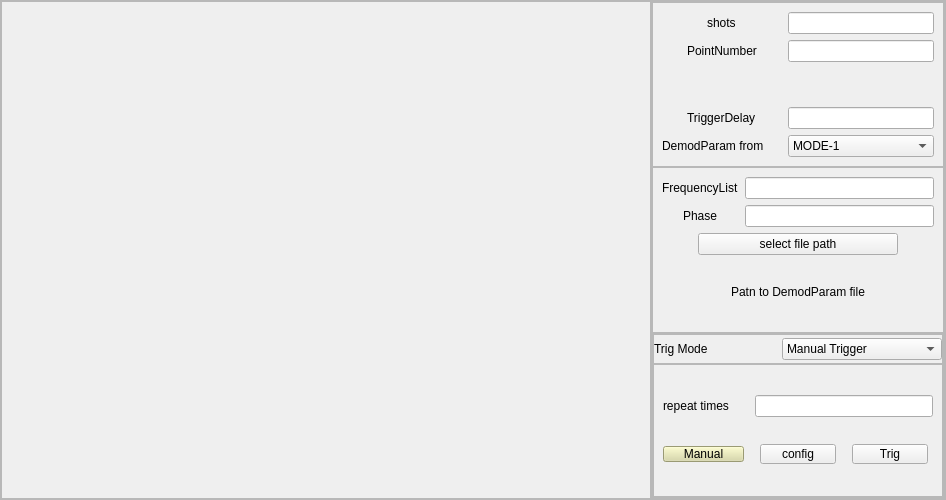
     <widget class="QWidget" name="tab_2">
      <attribute name="title">
       <string>probe-0</string>
      </attribute>
      <layout class="QGridLayout" name="gridLayout_9">
       <property name="leftMargin">
        <number>0</number>
       </property>
       <property name="topMargin">
        <number>0</number>
       </property>
       <property name="rightMargin">
        <number>0</number>
       </property>
       <property name="bottomMargin">
        <number>0</number>
       </property>
       <property name="spacing">
        <number>0</number>
       </property>
       <item row="0" column="0">
        <widget class="QFrame" name="frame_39">
         <property name="sizePolicy">
          <sizepolicy hsizetype="Expanding" vsizetype="Expanding">
           <horstretch>0</horstretch>
           <verstretch>0</verstretch>
          </sizepolicy>
         </property>
         <property name="minimumSize">
          <size>
           <width>946</width>
           <height>500</height>
          </size>
         </property>
         <property name="frameShape">
          <enum>QFrame::StyledPanel</enum>
         </property>
         <property name="frameShadow">
          <enum>QFrame::Raised</enum>
         </property>
         <layout class="QHBoxLayout" name="horizontalLayout_28">
          <property name="spacing">
           <number>0</number>
          </property>
          <property name="leftMargin">
           <number>0</number>
          </property>
          <property name="topMargin">
           <number>0</number>
          </property>
          <property name="rightMargin">
           <number>0</number>
          </property>
          <property name="bottomMargin">
           <number>0</number>
          </property>
          <item>
           <widget class="QFrame" name="frame_40">
            <property name="minimumSize">
             <size>
              <width>650</width>
              <height>0</height>
             </size>
            </property>
            <property name="frameShape">
             <enum>QFrame::StyledPanel</enum>
            </property>
            <property name="frameShadow">
             <enum>QFrame::Raised</enum>
            </property>
            <layout class="QGridLayout" name="gridLayout_4">
             <item row="2" column="2">
              <widget class="QWidget" name="page10" native="true"/>
             </item>
             <item row="0" column="1">
              <widget class="QWidget" name="page1" native="true">
               <property name="minimumSize">
                <size>
                 <width>120</width>
                 <height>0</height>
                </size>
               </property>
              </widget>
             </item>
             <item row="0" column="2">
              <widget class="QWidget" name="page2" native="true">
               <property name="minimumSize">
                <size>
                 <width>120</width>
                 <height>0</height>
                </size>
               </property>
              </widget>
             </item>
             <item row="2" column="1">
              <widget class="QWidget" name="page9" native="true"/>
             </item>
             <item row="0" column="0">
              <widget class="QWidget" name="page0" native="true">
               <property name="minimumSize">
                <size>
                 <width>120</width>
                 <height>0</height>
                </size>
               </property>
              </widget>
             </item>
             <item row="1" column="0">
              <widget class="QWidget" name="page2_2" native="true"/>
             </item>
             <item row="1" column="1">
              <widget class="QWidget" name="page6" native="true"/>
             </item>
             <item row="1" column="3">
              <widget class="QWidget" name="page7" native="true"/>
             </item>
             <item row="2" column="3">
              <widget class="QWidget" name="page11" native="true"/>
             </item>
             <item row="2" column="0">
              <widget class="QWidget" name="page8" native="true"/>
             </item>
             <item row="1" column="2">
              <widget class="QWidget" name="page6_2" native="true"/>
             </item>
            </layout>
           </widget>
          </item>
          <item>
           <widget class="QFrame" name="frame_41">
            <property name="minimumSize">
             <size>
              <width>288</width>
              <height>0</height>
             </size>
            </property>
            <property name="frameShape">
             <enum>QFrame::StyledPanel</enum>
            </property>
            <property name="frameShadow">
             <enum>QFrame::Raised</enum>
            </property>
            <layout class="QVBoxLayout" name="verticalLayout_9">
             <property name="spacing">
              <number>0</number>
             </property>
             <property name="leftMargin">
              <number>0</number>
             </property>
             <property name="topMargin">
              <number>0</number>
             </property>
             <property name="rightMargin">
              <number>0</number>
             </property>
             <property name="bottomMargin">
              <number>0</number>
             </property>
             <item>
              <widget class="QFrame" name="frame_42">
               <property name="frameShape">
                <enum>QFrame::StyledPanel</enum>
               </property>
               <property name="frameShadow">
                <enum>QFrame::Raised</enum>
               </property>
               <layout class="QGridLayout" name="gridLayout_5">
                <item row="1" column="0" alignment="Qt::AlignHCenter">
                 <widget class="QLabel" name="label_4">
                  <property name="text">
                   <string>PointNumber</string>
                  </property>
                 </widget>
                </item>
                <item row="1" column="1">
                 <widget class="QLineEdit" name="PointNumber"/>
                </item>
                <item row="4" column="1">
                 <widget class="QComboBox" name="comboBox_3">
                  <item>
                   <property name="text">
                    <string>MODE-1</string>
                   </property>
                  </item>
                 </widget>
                </item>
                <item row="3" column="1">
                 <widget class="QLineEdit" name="teiggerdelay"/>
                </item>
                <item row="4" column="0">
                 <widget class="QLabel" name="label_5">
                  <property name="text">
                   <string>DemodParam from</string>
                  </property>
                 </widget>
                </item>
                <item row="0" column="0" alignment="Qt::AlignHCenter">
                 <widget class="QLabel" name="label_3">
                  <property name="text">
                   <string>shots</string>
                  </property>
                 </widget>
                </item>
                <item row="0" column="1">
                 <widget class="QLineEdit" name="shots"/>
                </item>
                <item row="3" column="0" alignment="Qt::AlignHCenter">
                 <widget class="QLabel" name="teigger">
                  <property name="text">
                   <string>TriggerDelay</string>
                  </property>
                 </widget>
                </item>
                <item row="2" column="0">
                 <widget class="QWidget" name="page3" native="true">
                  <property name="minimumSize">
                   <size>
                    <width>120</width>
                    <height>0</height>
                   </size>
                  </property>
                 </widget>
                </item>
               </layout>
              </widget>
             </item>
             <item>
              <widget class="QFrame" name="frame_43">
               <property name="frameShape">
                <enum>QFrame::StyledPanel</enum>
               </property>
               <property name="frameShadow">
                <enum>QFrame::Raised</enum>
               </property>
               <layout class="QGridLayout" name="gridLayout_6">
                <item row="1" column="0" alignment="Qt::AlignHCenter">
                 <widget class="QLabel" name="label_7">
                  <property name="text">
                   <string>Phase</string>
                  </property>
                 </widget>
                </item>
                <item row="0" column="0" alignment="Qt::AlignHCenter">
                 <widget class="QLabel" name="label_6">
                  <property name="text">
                   <string>FrequencyList</string>
                  </property>
                 </widget>
                </item>
                <item row="3" column="0" colspan="2" alignment="Qt::AlignHCenter">
                 <widget class="QLabel" name="label_8">
                  <property name="text">
                   <string>Patn to DemodParam file</string>
                  </property>
                 </widget>
                </item>
                <item row="0" column="1">
                 <widget class="QLineEdit" name="FrequencyList"/>
                </item>
                <item row="1" column="1">
                 <widget class="QLineEdit" name="Phase"/>
                </item>
                <item row="2" column="0" colspan="2" alignment="Qt::AlignHCenter">
                 <widget class="QPushButton" name="select_file_path">
                  <property name="minimumSize">
                   <size>
                    <width>200</width>
                    <height>0</height>
                   </size>
                  </property>
                  <property name="maximumSize">
                   <size>
                    <width>200</width>
                    <height>16777215</height>
                   </size>
                  </property>
                  <property name="text">
                   <string>select file path</string>
                  </property>
                 </widget>
                </item>
               </layout>
              </widget>
             </item>
             <item>
              <widget class="QFrame" name="frame_44">
               <property name="frameShape">
                <enum>QFrame::StyledPanel</enum>
               </property>
               <property name="frameShadow">
                <enum>QFrame::Raised</enum>
               </property>
               <layout class="QVBoxLayout" name="verticalLayout_10">
                <property name="spacing">
                 <number>0</number>
                </property>
                <property name="leftMargin">
                 <number>0</number>
                </property>
                <property name="topMargin">
                 <number>0</number>
                </property>
                <property name="rightMargin">
                 <number>0</number>
                </property>
                <property name="bottomMargin">
                 <number>0</number>
                </property>
                <item>
                 <widget class="QFrame" name="frame_45">
                  <property name="minimumSize">
                   <size>
                    <width>0</width>
                    <height>30</height>
                   </size>
                  </property>
                  <property name="maximumSize">
                   <size>
                    <width>16777215</width>
                    <height>30</height>
                   </size>
                  </property>
                  <property name="frameShape">
                   <enum>QFrame::StyledPanel</enum>
                  </property>
                  <property name="frameShadow">
                   <enum>QFrame::Raised</enum>
                  </property>
                  <layout class="QHBoxLayout" name="horizontalLayout_29">
                   <property name="leftMargin">
                    <number>0</number>
                   </property>
                   <property name="topMargin">
                    <number>0</number>
                   </property>
                   <property name="rightMargin">
                    <number>0</number>
                   </property>
                   <property name="bottomMargin">
                    <number>0</number>
                   </property>
                   <item>
                    <widget class="QLabel" name="label_9">
                     <property name="text">
                      <string>Trig Mode</string>
                     </property>
                    </widget>
                   </item>
                   <item>
                    <widget class="QComboBox" name="Trig_Mode">
                     <property name="minimumSize">
                      <size>
                       <width>160</width>
                       <height>0</height>
                      </size>
                     </property>
                     <item>
                      <property name="text">
                       <string>Manual Trigger</string>
                      </property>
                     </item>
                     <item>
                      <property name="text">
                       <string>Internl Trigger</string>
                      </property>
                     </item>
                     <item>
                      <property name="text">
                       <string>Externl Trigger</string>
                      </property>
                     </item>
                    </widget>
                   </item>
                  </layout>
                 </widget>
                </item>
                <item>
                 <widget class="QFrame" name="frame_46">
                  <property name="frameShape">
                   <enum>QFrame::StyledPanel</enum>
                  </property>
                  <property name="frameShadow">
                   <enum>QFrame::Raised</enum>
                  </property>
                  <layout class="QGridLayout" name="gridLayout">
                   <item row="0" column="0">
                    <widget class="QLabel" name="label_14">
                     <property name="minimumSize">
                      <size>
                       <width>76</width>
                       <height>0</height>
                      </size>
                     </property>
                     <property name="styleSheet">
                      <string notr="true">font: 9pt &quot;Arial&quot;;</string>
                     </property>
                     <property name="text">
                      <string>repeat times</string>
                     </property>
                    </widget>
                   </item>
                   <item row="0" column="1" colspan="2">
                    <widget class="QLineEdit" name="repeat_times"/>
                   </item>
                   <item row="1" column="0">
                    <widget class="QPushButton" name="manual">
                     <property name="minimumSize">
                      <size>
                       <width>0</width>
                       <height>16</height>
                      </size>
                     </property>
                     <property name="styleSheet">
                      <string notr="true">background-color: rgb(216, 216, 162);
margin-right:5px;</string>
                     </property>
                     <property name="text">
                      <string>Manual</string>
                     </property>
                    </widget>
                   </item>
                   <item row="1" column="1">
                    <widget class="QPushButton" name="config_3">
                     <property name="minimumSize">
                      <size>
                       <width>0</width>
                       <height>20</height>
                      </size>
                     </property>
                     <property name="styleSheet">
                      <string notr="true">margin-left:5px;
margin-right:5px;</string>
                     </property>
                     <property name="text">
                      <string>config</string>
                     </property>
                    </widget>
                   </item>
                   <item row="1" column="2">
                    <widget class="QPushButton" name="trig">
                     <property name="minimumSize">
                      <size>
                       <width>0</width>
                       <height>20</height>
                      </size>
                     </property>
                     <property name="styleSheet">
                      <string notr="true">margin-left:5px;
margin-right:5px;</string>
                     </property>
                     <property name="text">
                      <string>Trig</string>
                     </property>
                    </widget>
                   </item>
                  </layout>
                 </widget>
                </item>
               </layout>
              </widget>
             </item>
            </layout>
           </widget>
          </item>
         </layout>
        </widget>
       </item>
      </layout>
     </widget>
